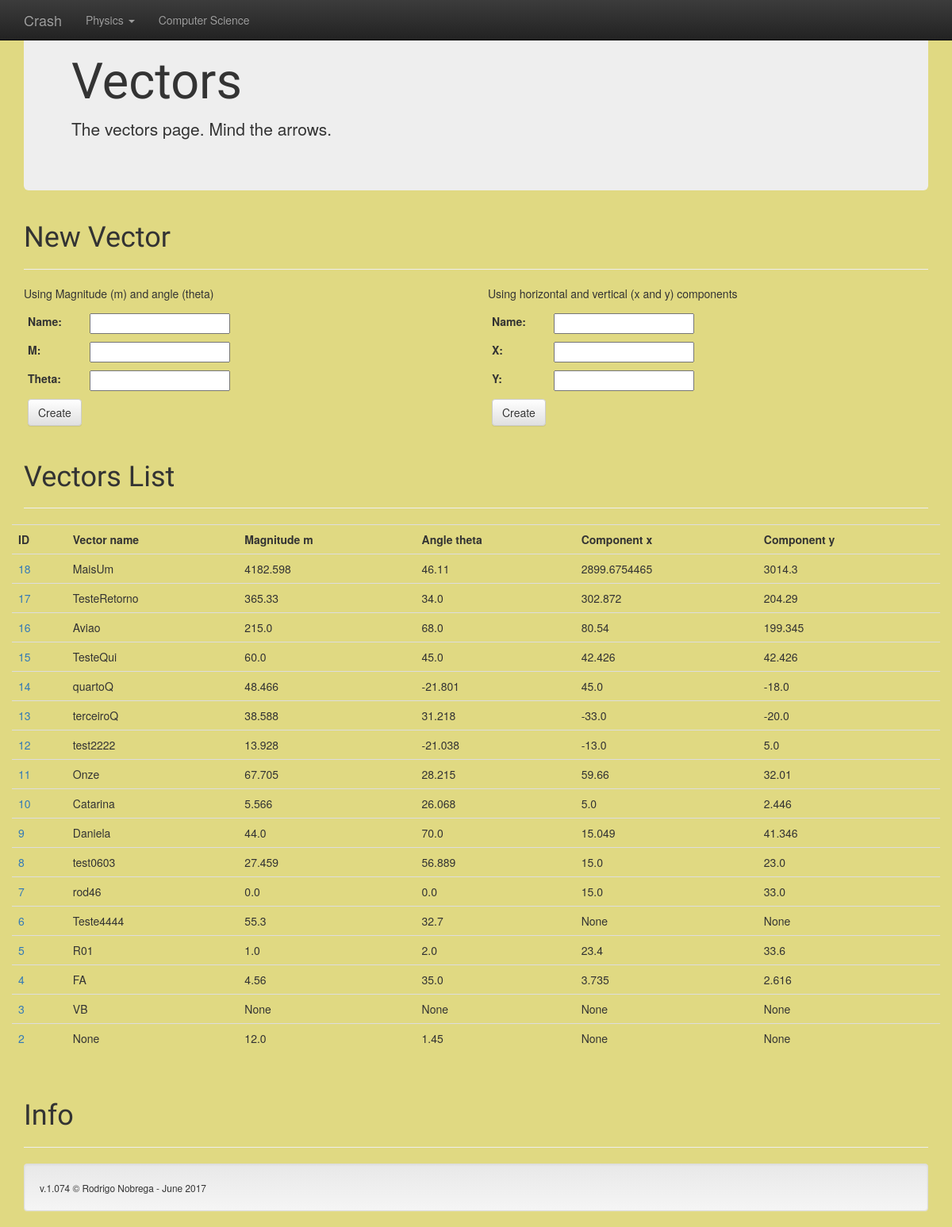
/Crash/vector, run on an earlier commit of the app's database.
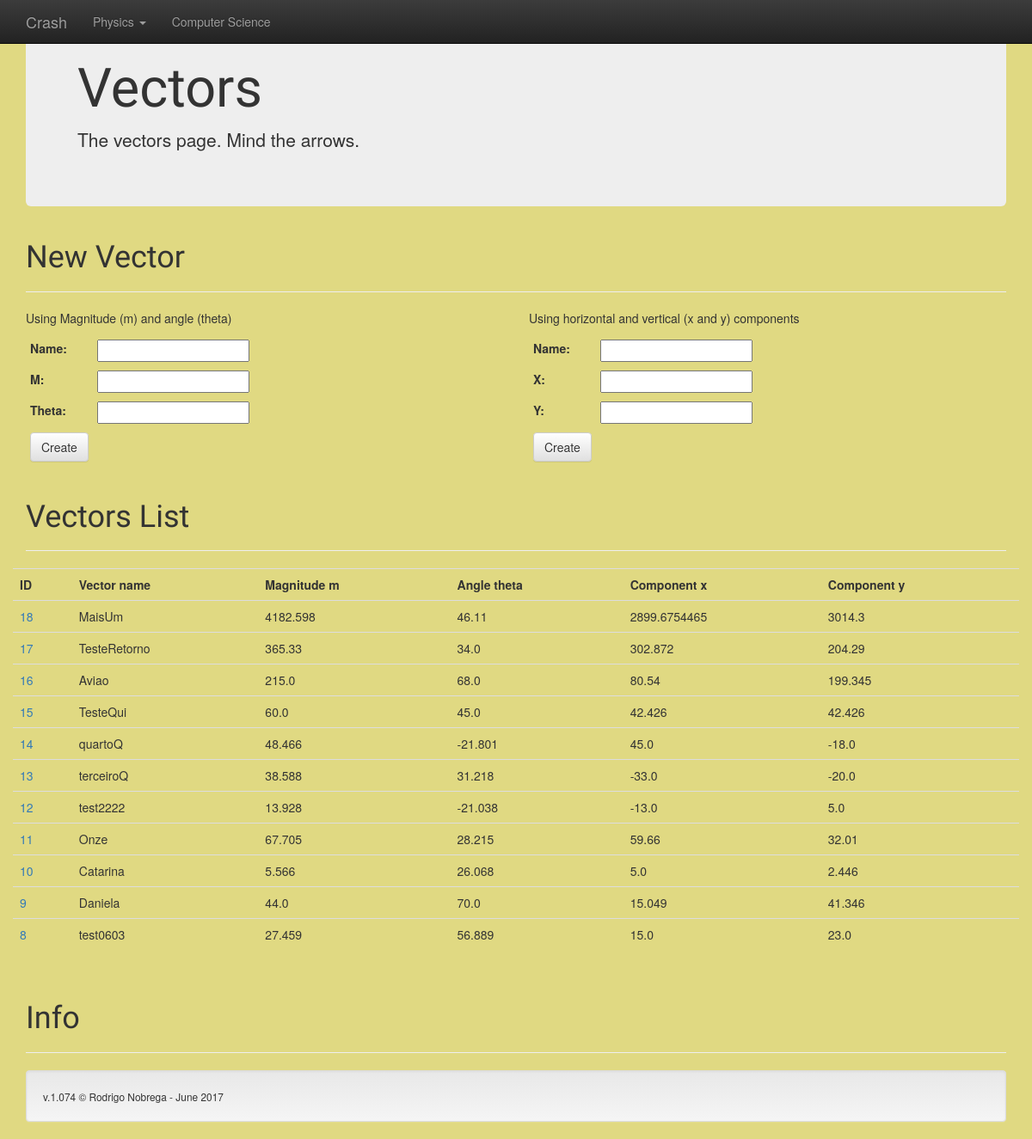
And on a later commit of the database.
### Physics/models.py (models this page shows, shortened)
class HTVector(models.Model):
    name = models.CharField(max_length=30, null=True)
    m = models.FloatField(default=None, null=True)
    theta = models.FloatField(default=None, null=True)
    x = models.FloatField(default=None, null=True)
    y = models.FloatField(default=None, null=True)

### Physics/views.py (the view)
def vector_list(request):
    vlist = HTVector.objects.order_by('-id')
    if request.method == 'POST':
        vformMT = VectorFormMTheta(request.POST)
        vformXY = VectorFormXY(request.POST)
        if vformMT.is_valid():
            vformMT.save(commit=True)
            a = HTVector.objects.all()[len(HTVector.objects.all())-1]
            a.calculate()
            a.save()
            return render(request, 'Physics/vectors.html', {'vector_list': vlist, 'vector_formMT': VectorFormMTheta(), 'vector_formXY': VectorFormXY()})
        elif vformXY.is_valid():
            vformXY.save(commit=True)
            a = HTVector.objects.all()[len(HTVector.objects.all())-1]
            a.calculate()
            a.save()
            return render(request, 'Physics/vectors.html', {'vector_list': vlist, 'vector_formMT': VectorFormMTheta(), 'vector_formXY': VectorFormXY()})
    else:
        vformMT = VectorFormMTheta()
        vformXY = VectorFormXY()
    context = {'vector_list': vlist, 'vector_formMT': vformMT, 'vector_formXY': vformXY}
    return render(request, 'Physics/vectors.html', context)

### Physics/forms.py
class VectorFormMTheta(forms.ModelForm):
    class Meta:
        model = HTVector
        fields = ('name', 'm', 'theta', )

class VectorFormXY(forms.ModelForm):
    class Meta:
        model = HTVector
        fields = ('name', 'x', 'y', )

### Physics/templates/Physics/vectors.html (shortened to what this page needs)
{% extends 'base.html' %}
      {% block body%}
      <div class="jumbotron">
        <h1>Vectors</h1>
        <p>The vectors page. Mind the arrows.</p>
      </div>
      <div class="page-header">
        <h1>New Vector</h1>
      </div>
      <div class="row">
      <div class="col-md-6">
      <p>Using Magnitude (m) and angle (theta)</p>
      <form  method="POST" class="form-inline">
        <table class="table-condensed">
          {{ vector_formMT }}
          <tr>
            <td><button type="submit" class="btn btn-default">Create</button></td>
          </tr>
        </table>
      </form>
      </div>
      <div class="col-md-6">
      <p>Using horizontal and vertical (x and y) components</p>
      <form  method="POST" class="form-inline">
        <table class="table-condensed">
          {{ vector_formXY }}
          <tr>
            <td><button type="submit" class="btn btn-default">Create</button></td>
          </tr>
        </table>
      </form>
      </div>
      </div>
      <div class="page-header">
        <h1>Vectors List</h1>
      </div>
      <div class="row">
        <table class="table table-hover">
        <tr>
          <td><strong>ID</strong></td>
          <td><strong>Vector name</strong></td>
          <td><strong>Magnitude m</strong></td>
          <td><strong>Angle theta</strong></td>
          <td><strong>Component x</strong></td>
          <td><strong>Component y</strong></td>
        </tr>
        {% for vector in vector_list %}
        <tr>
          <td><a href="{% url 'vector_num' vector.id %}">{{ vector.id }}</a></td>
          <td>{{ vector.name }}</td>
          <td>{{ vector.m }}</td>
          <td>{{ vector.theta }}</td>
          <td>{{ vector.x }}</td>
          <td>{{ vector.y }}</td>
        </tr>
        {% endfor %}
        </table>
      </div>
      {% endblock%}

### Physics/templates/base.html (shortened to what this page needs)
<!DOCTYPE html>
<html>
    <head>
        <link rel="stylesheet" href="https://maxcdn.bootstrapcdn.com/bootstrap/3.3.7/css/bootstrap.min.css">
        <link rel="stylesheet" href="https://maxcdn.bootstrapcdn.com/bootstrap/3.3.7/css/bootstrap-theme.min.css">
        {% load static %}
        <link rel="stylesheet" href="{% static 'Physics/style.css' %}" type="text/css">
    </head>
<body data-feedly-mini="yes">
    <nav class="navbar navbar-inverse navbar-fixed-top">
        <div class="container">
        <div class="navbar-header">
        <a class="navbar-brand" href="{% url 'home' %}">Crash</a>
        </div>
        <div id="navbar" class="navbar-collapse collapse">
        <ul class="nav navbar-nav">
        <li class="dropdown">
            <a href="http://getbootstrap.com/examples/theme/#" class="dropdown-toggle" data-toggle="dropdown" role="button" aria-haspopup="true" aria-expanded="false">Physics <span class="caret"></span></a>
        </li>
        <li><a href="{% url 'computer_home' %}">Computer Science</a></li>
        </ul>
        </div>
        </div>
    </nav>
    <div class="container theme-showcase" role="main">
        {% block body %}
        {% endblock %}
        <div class="page-header">
        <h1>Info</h1>
        </div>
        <div class="well">
        <small>v.1.074 © Rodrigo Nobrega - June 2017</small>
        </div>
    </div>
</body>
</html>

### Physics/static/Physics/style.css (style rules this page uses)
body { background-color: #E0D982; }
h1 { font-family: 'Acme', sans-serif; }

What changed in the data, as far as the page shows it:
removed HTVector: id "7", name "rod46", m "0.0", theta "0.0", x "15.0", y "33.0"
removed HTVector: id "6", name "Teste4444", m "55.3", theta "32.7", x "None", y "None"
removed HTVector: id "5", name "R01", m "1.0", theta "2.0", x "23.4", y "33.6"
removed HTVector: id "4", name "FA", m "4.56", theta "35.0", x "3.735", y "2.616"
removed HTVector: id "3", name "VB", m "None", theta "None", x "None", y "None"
removed HTVector: id "2", name "None", m "12.0", theta "1.45", x "None", y "None"
